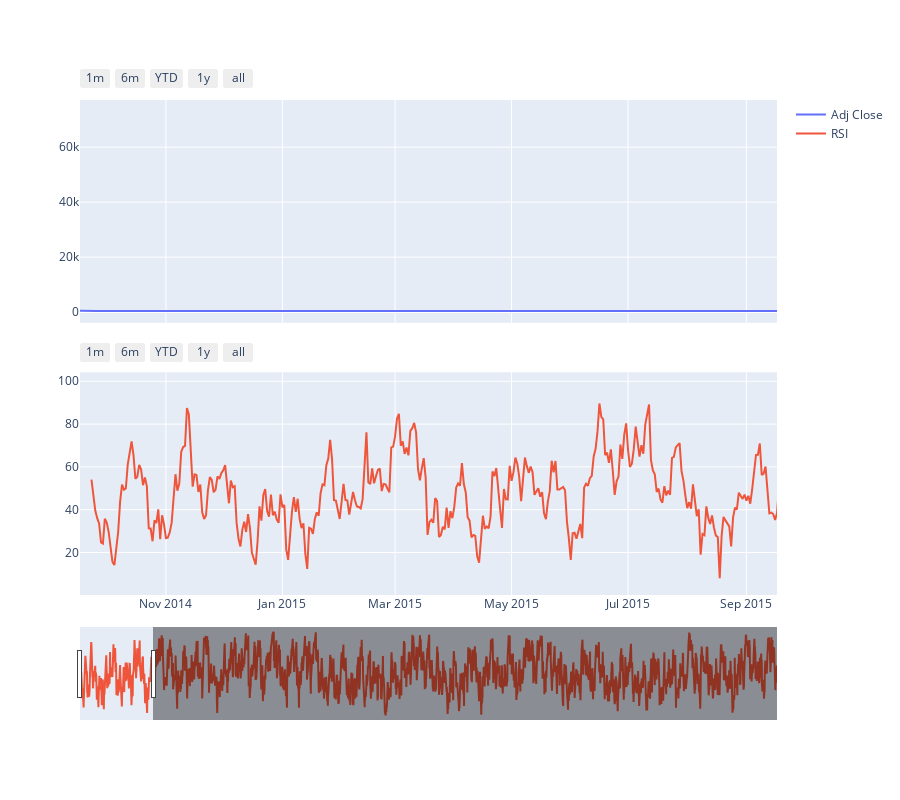

The notebook cell this image was saved under:
### Code cell
Compare_Plot(Df= df,X_axis =  'Date', column1 = 'Adj Close',column2 = 'RSI')

### Figure 1 — Plotly figure (JSON) as saved in the notebook; plotly's stock layout.template omitted (floating-point values rounded to 4 significant figures; data arrays with more than 128 entries replaced by an {"elided": "..."} marker saying what was removed)
{"data": [{"mode": "lines", "name": "Adj Close", "type": "scatter", "x": {"elided": "3480 str values"}, "xaxis": "x", "y": {"elided": "3480 float values"}, "yaxis": "y"}, {"mode": "lines", "name": "RSI", "type": "scatter", "x": {"elided": "3480 str values"}, "xaxis": "x2", "y": {"elided": "3480 float values"}, "yaxis": "y2"}], "layout": {"height": 800, "xaxis": {"anchor": "y", "domain": [0, 1], "matches": "x2", "rangeselector": {"buttons": [{"count": 1, "label": "1m", "step": "month", "stepmode": "backward"}, {"count": 6, "label": "6m", "step": "month", "stepmode": "backward"}, {"count": 1, "label": "YTD", "step": "year", "stepmode": "todate"}, {"count": 1, "label": "1y", "step": "year", "stepmode": "backward"}, {"step": "all"}]}, "showticklabels": false}, "xaxis2": {"anchor": "y2", "domain": [0, 1], "range": ["2014-09-17T00:00:00", "2015-09-17T00:00:00"], "rangeselector": {"buttons": [{"count": 1, "label": "1m", "step": "month", "stepmode": "backward"}, {"count": 6, "label": "6m", "step": "month", "stepmode": "backward"}, {"count": 1, "label": "YTD", "step": "year", "stepmode": "todate"}, {"count": 1, "label": "1y", "step": "year", "stepmode": "backward"}, {"step": "all"}]}, "rangeslider": {"visible": true}, "type": "date"}, "yaxis": {"anchor": "x", "domain": [0.55, 1]}, "yaxis2": {"anchor": "x2", "domain": [0, 0.45]}}}
